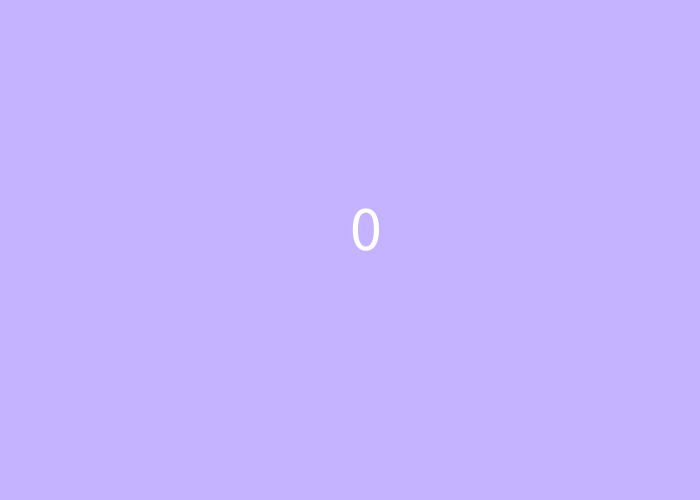
Frame 1 (no input)
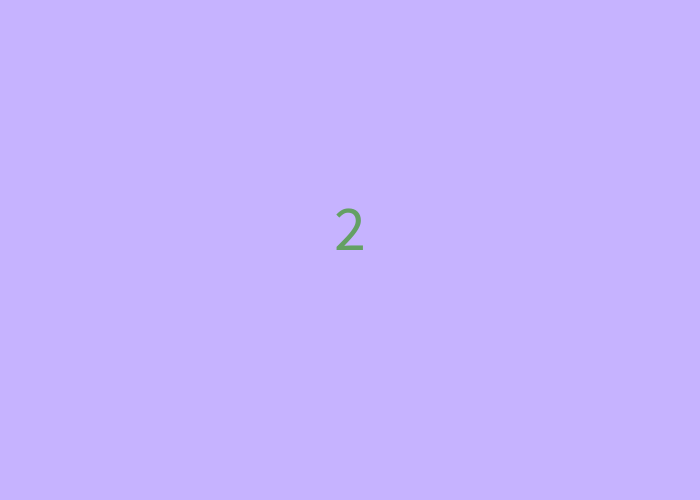
Frame 60 (the mouse pressed at the canvas centre just before this capture)
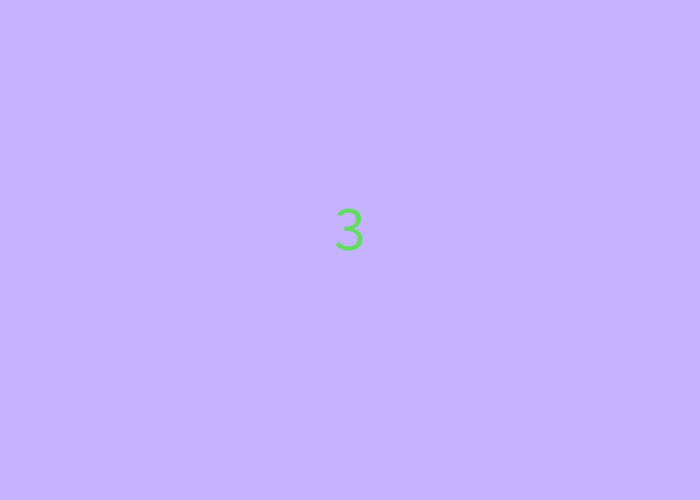
Frame 120 (the mouse held since frame 60 and released just before this capture)

The Processing sketch that drew these frames (run headless with seeded random() and noise(); from frame 60 on, the mouse is pressed at the canvas centre):

// Processing sketch: simple_second_counter
// ── simple_second_counter.pde
int i = 1;
int x = 700/2;
int y = 500/2;
int sec;
  
void setup(){
  size(700, 500);
  background(198, 179, 255);
}

void draw(){
  sec = millis();
  background(198, 179, 255);
  textSize(64);
  text(sec/1000, x, y);
  textAlign(CENTER);
  i++;
  fill(100, 100 + i, 100); 
}
